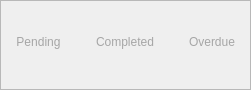
                  <widget class="QFrame" name="frame_72">
                   <property name="sizePolicy">
                    <sizepolicy hsizetype="Preferred" vsizetype="Expanding">
                     <horstretch>0</horstretch>
                     <verstretch>0</verstretch>
                    </sizepolicy>
                   </property>
                   <property name="maximumSize">
                    <size>
                     <width>16777215</width>
                     <height>90</height>
                    </size>
                   </property>
                   <property name="styleSheet">
                    <string notr="true">QPushButton {
    border: none;
    background-color: transparent;
    color: rgb(166, 166, 166);
	font-family:&quot;Montserrat SemiBold&quot;;
    font-weight: 63;
    padding: 10px 15px;
    border-radius: 5px;
}


QPushButton:hover {
    background-color:rgb(194, 194, 194);
	border-radius:5px;
}
QPushButton:checked {
    background-color:rgb(252, 213, 151);   /* Active bg color */
	border-radius:5px;
    color: rgb(40, 40, 40);                         
}</string>
                   </property>
                   <property name="frameShape">
                    <enum>QFrame::StyledPanel</enum>
                   </property>
                   <property name="frameShadow">
                    <enum>QFrame::Raised</enum>
                   </property>
                   <layout class="QHBoxLayout" name="horizontalLayout_17">
                    <property name="spacing">
                     <number>5</number>
                    </property>
                    <property name="leftMargin">
                     <number>0</number>
                    </property>
                    <property name="topMargin">
                     <number>0</number>
                    </property>
                    <property name="rightMargin">
                     <number>0</number>
                    </property>
                    <property name="bottomMargin">
                     <number>5</number>
                    </property>
                    <item>
                     <widget class="QPushButton" name="pendingReturnBtn">
                      <property name="minimumSize">
                       <size>
                        <width>0</width>
                        <height>45</height>
                       </size>
                      </property>
                      <property name="maximumSize">
                       <size>
                        <width>16777215</width>
                        <height>60</height>
                       </size>
                      </property>
                      <property name="text">
                       <string>Pending</string>
                      </property>
                     </widget>
                    </item>
                    <item>
                     <widget class="QPushButton" name="completeReurnBtn">
                      <property name="minimumSize">
                       <size>
                        <width>0</width>
                        <height>45</height>
                       </size>
                      </property>
                      <property name="maximumSize">
                       <size>
                        <width>16777215</width>
                        <height>60</height>
                       </size>
                      </property>
                      <property name="styleSheet">
                       <string notr="true"/>
                      </property>
                      <property name="text">
                       <string>Completed</string>
                      </property>
                     </widget>
                    </item>
                    <item>
                     <widget class="QPushButton" name="overdueReturnBtn">
                      <property name="minimumSize">
                       <size>
                        <width>0</width>
                        <height>45</height>
                       </size>
                      </property>
                      <property name="maximumSize">
                       <size>
                        <width>16777215</width>
                        <height>60</height>
                       </size>
                      </property>
                      <property name="text">
                       <string>Overdue</string>
                      </property>
                     </widget>
                    </item>
                   </layout>
                  </widget>
